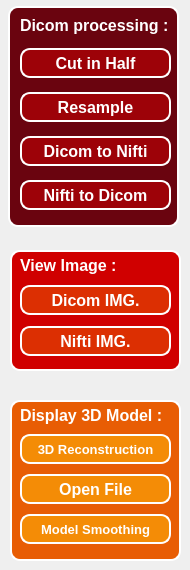
     <widget class="QWidget" name="page">
      <widget class="QWidget" name="layoutWidget">
       <property name="geometry">
        <rect>
         <x>20</x>
         <y>40</y>
         <width>151</width>
         <height>181</height>
        </rect>
       </property>
       <layout class="QVBoxLayout" name="verticalLayout">
        <item>
         <widget class="QPushButton" name="btn_cropdicom">
          <property name="maximumSize">
           <size>
            <width>16777215</width>
            <height>30</height>
           </size>
          </property>
          <property name="font">
           <font>
            <family>Arial</family>
            <pointsize>12</pointsize>
            <weight>99</weight>
            <bold>true</bold>
           </font>
          </property>
          <property name="styleSheet">
           <string notr="true">/* 按鈕基本形式 */
QPushButton {
    background-color: #9d0208;  /* 設置背景顏色 */
    border-style: outset;  /* 設置邊框形式：外邊框 */
    border-width: 2px;  /* 設置邊框粗度 */
    border-radius: 10px;  /* 設置邊框圓滑程度 */
    border-color: white;  /* 設置邊框顏色 */
    font-weight: 900;  /* 設置文字粗體 */
    color: white;   /* 設置文字顏色 */
}
/* 按鈕被選取時形式 */
QPushButton:hover { 
    background-color: #186ca0;  
    color: white;  

}
/* 按鈕被點下後形式 */
QPushButton:pressed {
    background-color: #000000;  
}</string>
          </property>
          <property name="text">
           <string>Cut in Half</string>
          </property>
         </widget>
        </item>
        <item>
         <widget class="QPushButton" name="btn_resampledicom">
          <property name="maximumSize">
           <size>
            <width>16777215</width>
            <height>30</height>
           </size>
          </property>
          <property name="font">
           <font>
            <family>Arial</family>
            <pointsize>12</pointsize>
            <weight>99</weight>
            <bold>true</bold>
           </font>
          </property>
          <property name="styleSheet">
           <string notr="true">/* 按鈕基本形式 */
QPushButton {
    background-color: #9d0208;  /* 設置背景顏色 */
    border-style: outset;  /* 設置邊框形式：外邊框 */
    border-width: 2px;  /* 設置邊框粗度 */
    border-radius: 10px;  /* 設置邊框圓滑程度 */
    border-color: white;  /* 設置邊框顏色 */
    font-weight: 900;  /* 設置文字粗體 */
    color: white;   /* 設置文字顏色 */
}
/* 按鈕被選取時形式 */
QPushButton:hover { 
    background-color: #186ca0;  
    color: white;  

}
/* 按鈕被點下後形式 */
QPushButton:pressed {
    background-color: #000000;  
}</string>
          </property>
          <property name="text">
           <string>Resample</string>
          </property>
         </widget>
        </item>
        <item>
         <widget class="QPushButton" name="btn_dicom2nii">
          <property name="maximumSize">
           <size>
            <width>16777215</width>
            <height>30</height>
           </size>
          </property>
          <property name="font">
           <font>
            <family>Arial</family>
            <pointsize>12</pointsize>
            <weight>99</weight>
            <bold>true</bold>
           </font>
          </property>
          <property name="styleSheet">
           <string notr="true">/* 按鈕基本形式 */
QPushButton {
    background-color: #9d0208;  /* 設置背景顏色 */
    border-style: outset;  /* 設置邊框形式：外邊框 */
    border-width: 2px;  /* 設置邊框粗度 */
    border-radius: 10px;  /* 設置邊框圓滑程度 */
    border-color: white;  /* 設置邊框顏色 */
    font-weight: 900;  /* 設置文字粗體 */
    color: white;   /* 設置文字顏色 */
}
/* 按鈕被選取時形式 */
QPushButton:hover { 
    background-color: #186ca0;  
    color: white;  

}
/* 按鈕被點下後形式 */
QPushButton:pressed {
    background-color: #000000;  
}</string>
          </property>
          <property name="text">
           <string>Dicom to Nifti</string>
          </property>
         </widget>
        </item>
        <item>
         <widget class="QPushButton" name="btn_nii2dicom">
          <property name="maximumSize">
           <size>
            <width>16777215</width>
            <height>30</height>
           </size>
          </property>
          <property name="font">
           <font>
            <family>Arial</family>
            <pointsize>12</pointsize>
            <weight>99</weight>
            <bold>true</bold>
           </font>
          </property>
          <property name="styleSheet">
           <string notr="true">/* 按鈕基本形式 */
QPushButton {
    background-color: #9d0208;  /* 設置背景顏色 */
    border-style: outset;  /* 設置邊框形式：外邊框 */
    border-width: 2px;  /* 設置邊框粗度 */
    border-radius: 10px;  /* 設置邊框圓滑程度 */
    border-color: white;  /* 設置邊框顏色 */
    font-weight: 900;  /* 設置文字粗體 */
    color: white;   /* 設置文字顏色 */
}
/* 按鈕被選取時形式 */
QPushButton:hover { 
    background-color: #186ca0;  
    color: white;  

}
/* 按鈕被點下後形式 */
QPushButton:pressed {
    background-color: #000000;  
}</string>
          </property>
          <property name="text">
           <string>Nifti to Dicom</string>
          </property>
         </widget>
        </item>
       </layout>
      </widget>
      <widget class="QLabel" name="label_dicomprocess">
       <property name="geometry">
        <rect>
         <x>20</x>
         <y>10</y>
         <width>151</width>
         <height>31</height>
        </rect>
       </property>
       <property name="sizePolicy">
        <sizepolicy hsizetype="Preferred" vsizetype="Fixed">
         <horstretch>0</horstretch>
         <verstretch>0</verstretch>
        </sizepolicy>
       </property>
       <property name="font">
        <font>
         <family>Arial</family>
         <pointsize>12</pointsize>
         <weight>75</weight>
         <bold>true</bold>
        </font>
       </property>
       <property name="styleSheet">
        <string notr="true">color: white;</string>
       </property>
       <property name="text">
        <string>Dicom processing :</string>
       </property>
       <property name="alignment">
        <set>Qt::AlignLeading|Qt::AlignLeft|Qt::AlignVCenter</set>
       </property>
      </widget>
      <widget class="QLabel" name="label_6">
       <property name="geometry">
        <rect>
         <x>20</x>
         <y>250</y>
         <width>151</width>
         <height>31</height>
        </rect>
       </property>
       <property name="sizePolicy">
        <sizepolicy hsizetype="Preferred" vsizetype="Fixed">
         <horstretch>0</horstretch>
         <verstretch>0</verstretch>
        </sizepolicy>
       </property>
       <property name="font">
        <font>
         <family>Arial</family>
         <pointsize>12</pointsize>
         <weight>75</weight>
         <bold>true</bold>
        </font>
       </property>
       <property name="styleSheet">
        <string notr="true">color: white;</string>
       </property>
       <property name="text">
        <string>View Image :</string>
       </property>
       <property name="alignment">
        <set>Qt::AlignLeading|Qt::AlignLeft|Qt::AlignVCenter</set>
       </property>
      </widget>
      <widget class="QWidget" name="layoutWidget_2">
       <property name="geometry">
        <rect>
         <x>20</x>
         <y>280</y>
         <width>151</width>
         <height>81</height>
        </rect>
       </property>
       <layout class="QVBoxLayout" name="verticalLayout_6">
        <item>
         <widget class="QPushButton" name="btn_viewdicom">
          <property name="maximumSize">
           <size>
            <width>16777215</width>
            <height>30</height>
           </size>
          </property>
          <property name="font">
           <font>
            <family>Arial</family>
            <pointsize>12</pointsize>
            <weight>99</weight>
            <bold>true</bold>
           </font>
          </property>
          <property name="styleSheet">
           <string notr="true">/* 按鈕基本形式 */
QPushButton {
    background-color: #dc2f02;  /* 設置背景顏色 */
    border-style: outset;  /* 設置邊框形式：外邊框 */
    border-width: 2px;  /* 設置邊框粗度 */
    border-radius: 10px;  /* 設置邊框圓滑程度 */
    border-color: white;  /* 設置邊框顏色 */
    font-weight: 900;  /* 設置文字粗體 */
    color: white;   /* 設置文字顏色 */
}
/* 按鈕被選取時形式 */
QPushButton:hover { 
    background-color: #186ca0;  
    color: white;  

}
/* 按鈕被點下後形式 */
QPushButton:pressed {
    background-color: #000000;  
}</string>
          </property>
          <property name="text">
           <string>Dicom IMG.</string>
          </property>
         </widget>
        </item>
        <item>
         <widget class="QPushButton" name="btn_viewnii">
          <property name="maximumSize">
           <size>
            <width>16777215</width>
            <height>30</height>
           </size>
          </property>
          <property name="font">
           <font>
            <family>Arial</family>
            <pointsize>12</pointsize>
            <weight>99</weight>
            <bold>true</bold>
           </font>
          </property>
          <property name="styleSheet">
           <string notr="true">/* 按鈕基本形式 */
QPushButton {
    background-color: #dc2f02;  /* 設置背景顏色 */
    border-style: outset;  /* 設置邊框形式：外邊框 */
    border-width: 2px;  /* 設置邊框粗度 */
    border-radius: 10px;  /* 設置邊框圓滑程度 */
    border-color: white;  /* 設置邊框顏色 */
    font-weight: 900;  /* 設置文字粗體 */
    color: white;   /* 設置文字顏色 */
}
/* 按鈕被選取時形式 */
QPushButton:hover { 
    background-color: #186ca0;  
    color: white;  

}
/* 按鈕被點下後形式 */
QPushButton:pressed {
    background-color: #000000;  
}</string>
          </property>
          <property name="text">
           <string>Nifti IMG.</string>
          </property>
         </widget>
        </item>
       </layout>
      </widget>
      <widget class="QLabel" name="label_3Dmodel">
       <property name="geometry">
        <rect>
         <x>20</x>
         <y>400</y>
         <width>151</width>
         <height>31</height>
        </rect>
       </property>
       <property name="sizePolicy">
        <sizepolicy hsizetype="Preferred" vsizetype="Fixed">
         <horstretch>0</horstretch>
         <verstretch>0</verstretch>
        </sizepolicy>
       </property>
       <property name="font">
        <font>
         <family>Arial</family>
         <pointsize>12</pointsize>
         <weight>75</weight>
         <bold>true</bold>
        </font>
       </property>
       <property name="styleSheet">
        <string notr="true">color: white;</string>
       </property>
       <property name="text">
        <string>Display 3D Model :</string>
       </property>
       <property name="alignment">
        <set>Qt::AlignLeading|Qt::AlignLeft|Qt::AlignVCenter</set>
       </property>
      </widget>
      <widget class="QWidget" name="layoutWidget_3">
       <property name="geometry">
        <rect>
         <x>20</x>
         <y>430</y>
         <width>151</width>
         <height>121</height>
        </rect>
       </property>
       <layout class="QVBoxLayout" name="verticalLayout_7">
        <item>
         <widget class="QPushButton" name="btn_3d_reconstruction">
          <property name="maximumSize">
           <size>
            <width>16777215</width>
            <height>30</height>
           </size>
          </property>
          <property name="font">
           <font>
            <family>Arial</family>
            <pointsize>10</pointsize>
            <weight>99</weight>
            <bold>true</bold>
           </font>
          </property>
          <property name="styleSheet">
           <string notr="true">/* 按鈕基本形式 */
QPushButton {
    background-color: #f48c06;  /* 設置背景顏色 */
    border-style: outset;  /* 設置邊框形式：外邊框 */
    border-width: 2px;  /* 設置邊框粗度 */
    border-radius: 10px;  /* 設置邊框圓滑程度 */
    border-color: white;  /* 設置邊框顏色 */
    font-weight: 900;  /* 設置文字粗體 */
    color: white;   /* 設置文字顏色 */
}
/* 按鈕被選取時形式 */
QPushButton:hover { 
    background-color: #186ca0;  
    color: white;  

}
/* 按鈕被點下後形式 */
QPushButton:pressed {
    background-color: #000000;  
}</string>
          </property>
          <property name="text">
           <string>3D Reconstruction</string>
          </property>
         </widget>
        </item>
        <item>
         <widget class="QPushButton" name="btn_openmodel">
          <property name="maximumSize">
           <size>
            <width>16777215</width>
            <height>30</height>
           </size>
          </property>
          <property name="font">
           <font>
            <family>Arial</family>
            <pointsize>12</pointsize>
            <weight>99</weight>
            <bold>true</bold>
           </font>
          </property>
          <property name="styleSheet">
           <string notr="true">/* 按鈕基本形式 */
QPushButton {
    background-color: #f48c06;  /* 設置背景顏色 */
    border-style: outset;  /* 設置邊框形式：外邊框 */
    border-width: 2px;  /* 設置邊框粗度 */
    border-radius: 10px;  /* 設置邊框圓滑程度 */
    border-color: white;  /* 設置邊框顏色 */
    font-weight: 900;  /* 設置文字粗體 */
    color: white;   /* 設置文字顏色 */
}
/* 按鈕被選取時形式 */
QPushButton:hover { 
    background-color: #186ca0;  
    color: white;  

}
/* 按鈕被點下後形式 */
QPushButton:pressed {
    background-color: #000000;  
}</string>
          </property>
          <property name="text">
           <string>Open File</string>
          </property>
         </widget>
        </item>
        <item>
         <widget class="QPushButton" name="btn_smooth">
          <property name="maximumSize">
           <size>
            <width>16777215</width>
            <height>30</height>
           </size>
          </property>
          <property name="font">
           <font>
            <family>Arial</family>
            <pointsize>10</pointsize>
            <weight>99</weight>
            <bold>true</bold>
           </font>
          </property>
          <property name="styleSheet">
           <string notr="true">/* 按鈕基本形式 */
QPushButton {
    background-color: #f48c06;  /* 設置背景顏色 */
    border-style: outset;  /* 設置邊框形式：外邊框 */
    border-width: 2px;  /* 設置邊框粗度 */
    border-radius: 10px;  /* 設置邊框圓滑程度 */
    border-color: white;  /* 設置邊框顏色 */
    font-weight: 900;  /* 設置文字粗體 */
    color: white;   /* 設置文字顏色 */
}
/* 按鈕被選取時形式 */
QPushButton:hover { 
    background-color: #186ca0;  
    color: white;  

}
/* 按鈕被點下後形式 */
QPushButton:pressed {
    background-color: #000000;  
}</string>
          </property>
          <property name="text">
           <string>Model Smoothing</string>
          </property>
         </widget>
        </item>
       </layout>
      </widget>
      <widget class="QLabel" name="background_4">
       <property name="geometry">
        <rect>
         <x>8</x>
         <y>6</y>
         <width>171</width>
         <height>221</height>
        </rect>
       </property>
       <property name="styleSheet">
        <string notr="true">color: white;
background-color: #6a040f; 
border: 2px solid white;
 border-radius: 10px;  /* 設置邊框圓滑程度 */</string>
       </property>
       <property name="text">
        <string/>
       </property>
      </widget>
      <widget class="QLabel" name="background_5">
       <property name="geometry">
        <rect>
         <x>10</x>
         <y>250</y>
         <width>171</width>
         <height>121</height>
        </rect>
       </property>
       <property name="styleSheet">
        <string notr="true">color: white;
background-color: #d00000; 
border: 2px solid white;
 border-radius: 10px;  /* 設置邊框圓滑程度 */</string>
       </property>
       <property name="text">
        <string/>
       </property>
      </widget>
      <widget class="QLabel" name="background_6">
       <property name="geometry">
        <rect>
         <x>10</x>
         <y>400</y>
         <width>171</width>
         <height>161</height>
        </rect>
       </property>
       <property name="styleSheet">
        <string notr="true">color: white;
background-color: #e85d04; 
border: 2px solid white;
 border-radius: 10px;  /* 設置邊框圓滑程度 */</string>
       </property>
       <property name="text">
        <string/>
       </property>
      </widget>
      <zorder>background_6</zorder>
      <zorder>background_5</zorder>
      <zorder>background_4</zorder>
      <zorder>layoutWidget</zorder>
      <zorder>label_dicomprocess</zorder>
      <zorder>label_6</zorder>
      <zorder>layoutWidget_2</zorder>
      <zorder>label_3Dmodel</zorder>
      <zorder>layoutWidget_3</zorder>
     </widget>
